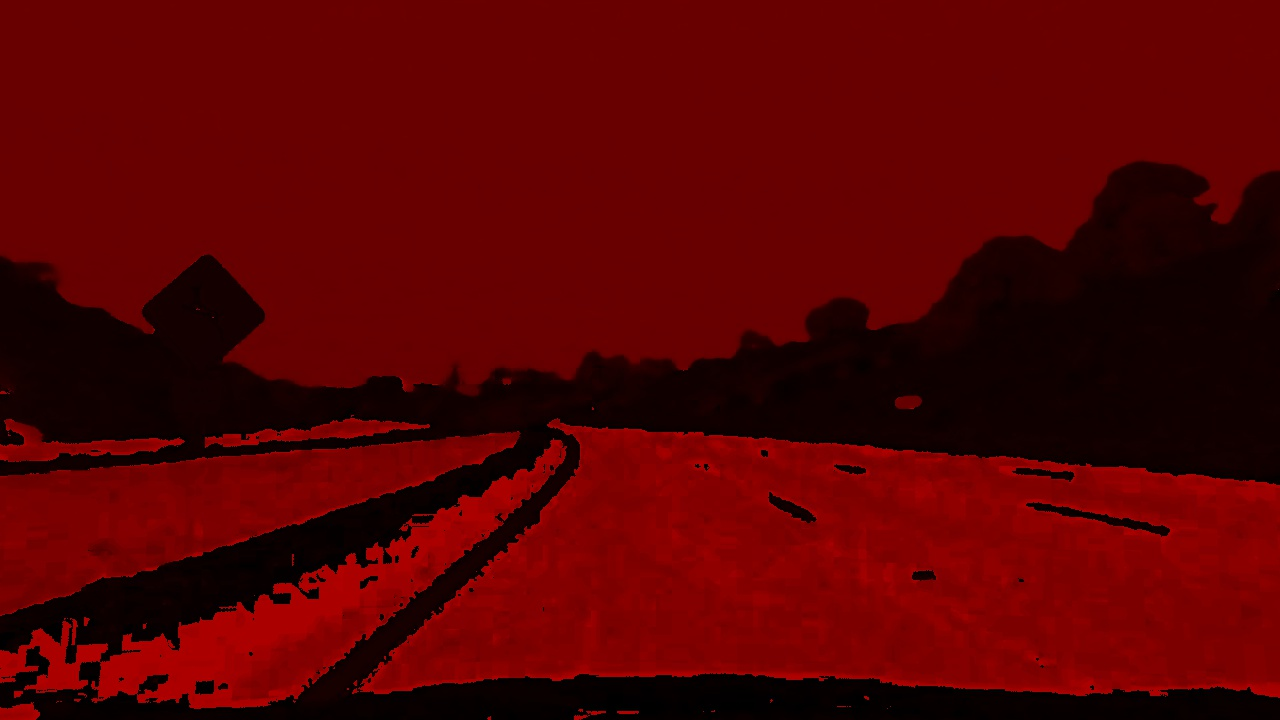
#> input picture examples/channel_h.jpg, 1280 x 720 px; its folder holds only this picture in this run
$ python -i gradient.py   (imports and definitions only)   (older library calls are emulated)
#> lines starting #> are read from the running program, lines starting #| are printed output that depends on the picture; after the words box and inside, x2 and y2 are one past the last pixel; in counts of white or black regions, pixels touching at a corner belong together
import cv2
import numpy as np
import matplotlib.pyplot as plt
import matplotlib.image as mpimg
import glob

class gradient:
    # Every config has 4 parameters (channelIndex, kernel, min_threshold, max_threshold)
    def __init__(self,
                 colorSpace=cv2.COLOR_RGB2HLS,
                 direction=(2, 3,  0.7, 1.3),
                 magnitude=(2, 3, 30, 100),
                 sobelx=(2, 3, 20, 100),
                 sobely=(2, 3, 20, 100)):
        self.sobelx_config = sobelx
        self.sobely_config = sobely
        self.magnitude_config = magnitude
        self.direction_config = direction
        self.colorSpace=colorSpace

    def scaleTo8Bit(self, abs_sobel):
        scaled = np.uint8(255*abs_sobel/np.max(abs_sobel))
        return scaled

    def toBinary(self, scaled, thresh_min, thresh_max):
        binary_output = np.zeros_like(scaled)
        binary_output[((scaled >= thresh_min) & (scaled <= thresh_max))] = 1
        return binary_output

    def abs_sobel_threshold(self, channel, orient='x', sobel_kernel=3, thresh=(0, 255)):
        # Take the derivative in x or y given orient = 'x' or 'y'
#> called with orient = 'x', sobel_kernel = 3, thresh = (20, 100)
        if orient == 'x':
            sobel = cv2.Sobel(channel, cv2.CV_64F, 1, 0, ksize=sobel_kernel)
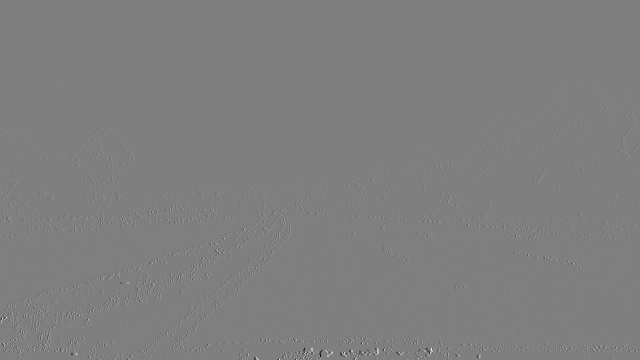
#> sobel: shape (720, 1280) float64 (shown at 1/2 size); min -1020, max 1020, mean 0; drawn with min black and max white
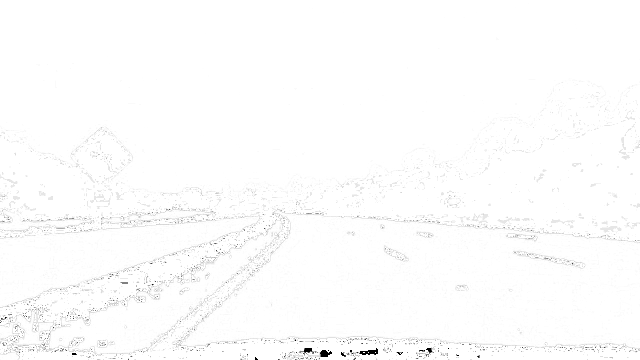
#> channel: shape (720, 1280) (shown at 1/2 size); min 0, max 255, mean 252.8
        else:
            sobel = cv2.Sobel(channel, cv2.CV_64F, 0, 1, ksize=sobel_kernel)

        # Take the absolute value of the derivative or gradient
        abs_sobel = np.absolute(sobel)

        # Convert to binary
        binary_output = self.toBinary(self.scaleTo8Bit(abs_sobel), thresh[0], thresh[1])
#> call 2 of toBinary, with thresh_min = 20, thresh_max = 100
#> in toBinary (call 2), `binary_output[((scaled >= thresh_min) & (scaled <= thresh_max))] = 1`:
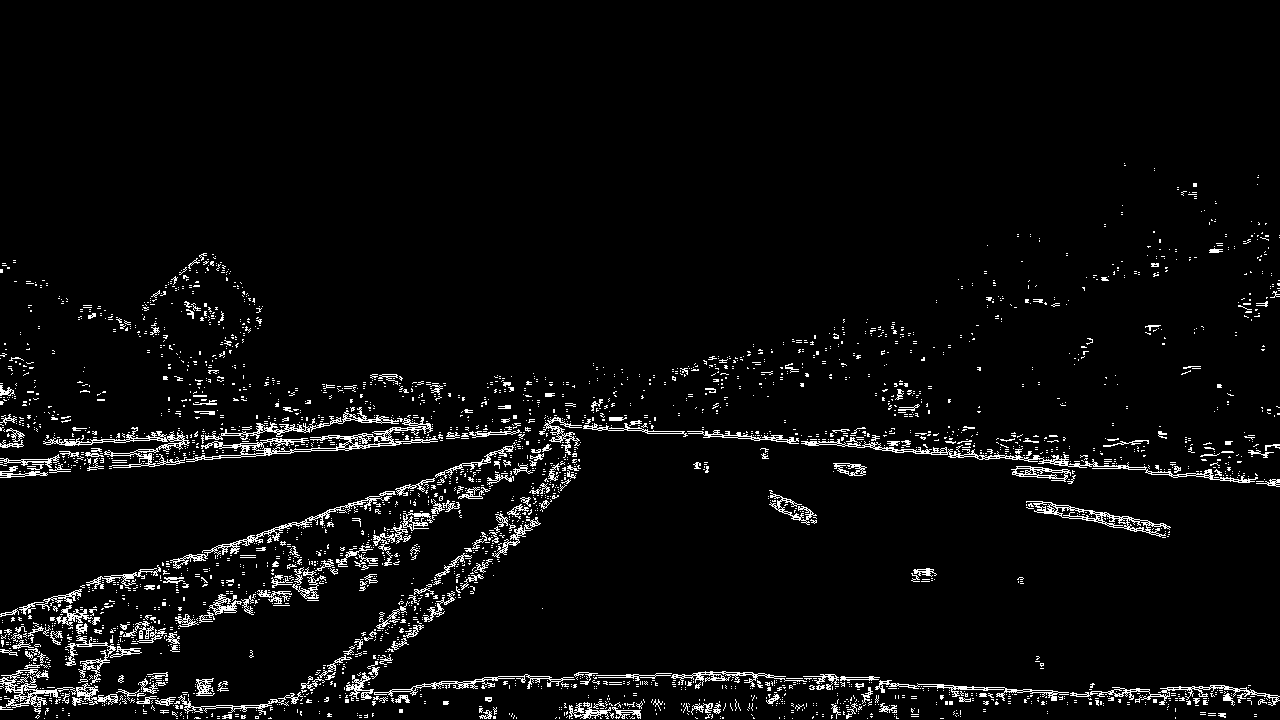
#> binary_output: shape (720, 1280); values 0 (black) and 1 (white), 4.3% white in thin lines or dots, all inside (x1, y1, x2, y2) = (0, 163, 1280, 719)

        return binary_output

    def mag_threshold(self, channel, sobel_kernel=3, thresh=(0, 255)):
        # Take the gradient in x and y separately
#> called with sobel_kernel = 3, thresh = (30, 100)
        sobelx = cv2.Sobel(channel, cv2.CV_64F, 1, 0, ksize=sobel_kernel)
        sobely = cv2.Sobel(channel, cv2.CV_64F, 0, 1, ksize=sobel_kernel)

        # Calculate the magnitude
        abs_sobel_xy = np.sqrt(sobelx**2 + sobely**2)

        # Scale to 8-bit (0 - 255) and convert to type = np.uint8
        scaled_sobel = np.uint8(255*abs_sobel_xy/np.max(abs_sobel_xy))

        # Create a binary mask where mag thresholds are met
        binary_output = np.zeros_like(scaled_sobel)
        binary_output[(scaled_sobel >= thresh[0]) & (scaled_sobel <= thresh[1])] = 1

        return binary_output

    def dir_threshold(self, channel, sobel_kernel=3, thresh=(0, np.pi/2)):
        # Take the gradient in x and y separately
        sobelx = cv2.Sobel(channel, cv2.CV_64F, 1, 0, ksize=sobel_kernel)
        sobely = cv2.Sobel(channel, cv2.CV_64F, 0, 1, ksize=sobel_kernel)

        # Take the absolute value of the x and y gradients
        abs_sobelx = np.absolute(sobelx)
        abs_sobely = np.absolute(sobely)

        # Use np.arctan2(abs_sobely, abs_sobelx) to calculate the direction of the gradient
        gradient_direction = np.arctan2(abs_sobely, abs_sobelx)

        # Create a binary mask where direction thresholds are met
        binary_output = np.zeros_like(gradient_direction)
        binary_output[(gradient_direction>= thresh[0]) & (gradient_direction <=thresh[1])] = 1

        # Return this mask as your binary_output image
        return binary_output

    def executePipeline(self, img):
        img = np.copy(img)

        img_converted = cv2.cvtColor(img, self.colorSpace)

        # Sobel X
        sxbinary = self.abs_sobel_threshold(
            img_converted[:,:,self.sobelx_config[0]], # Set channel
            orient='x',
            sobel_kernel=self.sobelx_config[1],       # Set kernel size
            thresh=(self.sobelx_config[2],            # Set min threshold
                    self.sobelx_config[3]))           # Set min threshold

        # Sobel Y
        sybinary = self.abs_sobel_threshold(
            img_converted[:,:,self.sobely_config[0]],
            orient='y',
            sobel_kernel=self.sobely_config[1],
            thresh=(self.sobely_config[2],
                    self.sobely_config[3]))

        # Magnitude
        mxbinary = self.mag_threshold(
            img_converted[:,:,self.magnitude_config[0]],
            sobel_kernel=self.magnitude_config[1],
            thresh=(self.magnitude_config[2],
                    self.magnitude_config[3]))
#> mxbinary: shape (720, 1280); values 0 (black) and 1 (white), 3.6% white in thin lines or dots, all inside (x1, y1, x2, y2) = (0, 192, 1280, 720)

        # Direction
        dxbinary = self.dir_threshold(
            img_converted[:,:,self.direction_config[0]],
            sobel_kernel=self.direction_config[1],
            thresh=(self.direction_config[2],
                    self.direction_config[3]))
#> dxbinary: shape (720, 1280) float64; values 0 (black) and 1 (white), 11.3% white in thin lines or dots

        combined = np.zeros_like(sxbinary)

        # Combine results
        combined[((sxbinary == 1) & (sybinary == 1)) | ((mxbinary == 1) & (dxbinary == 1))] = 1

        return combined

>>> import cv2
>>> picture = cv2.cvtColor(cv2.imread('../examples/channel_h.jpg'), cv2.COLOR_BGR2RGB)
>>> result = gradient().executePipeline(picture)
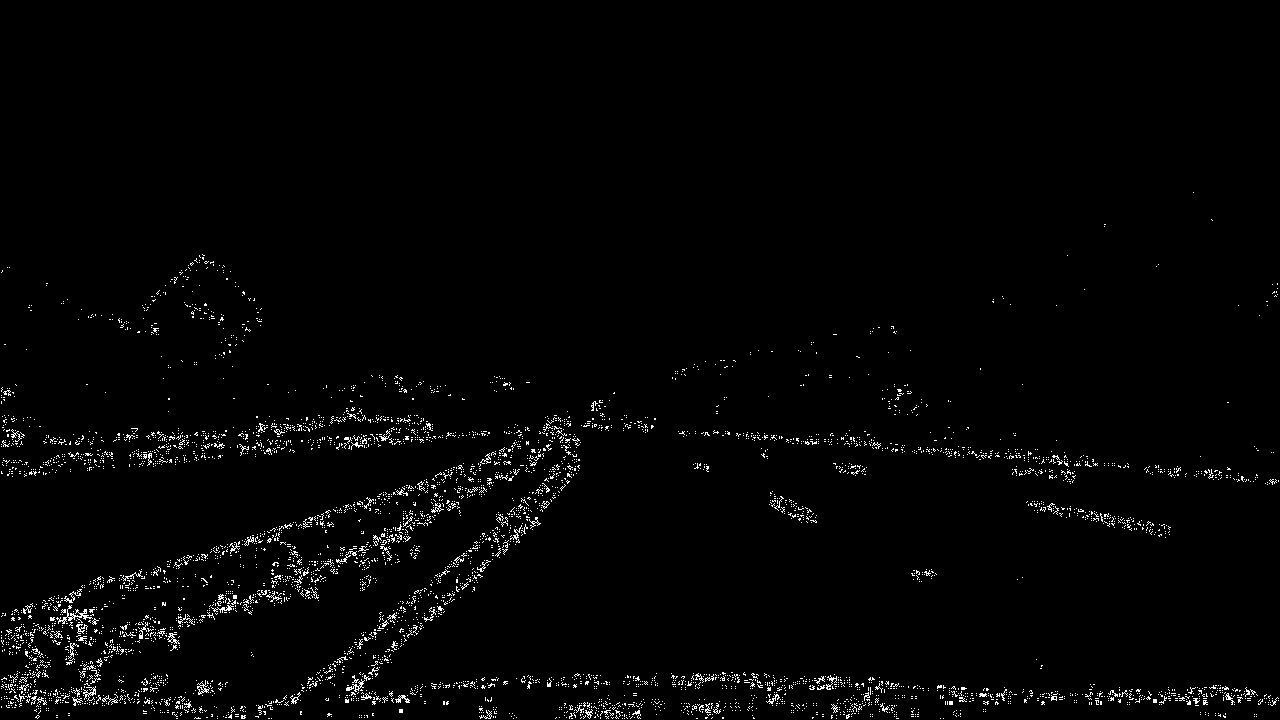
#> result: shape (720, 1280); values 0 (black) and 1 (white), 1.8% white in thin lines or dots, all inside (x1, y1, x2, y2) = (1, 192, 1279, 719)

$ run again, on examples/channel_l.jpg
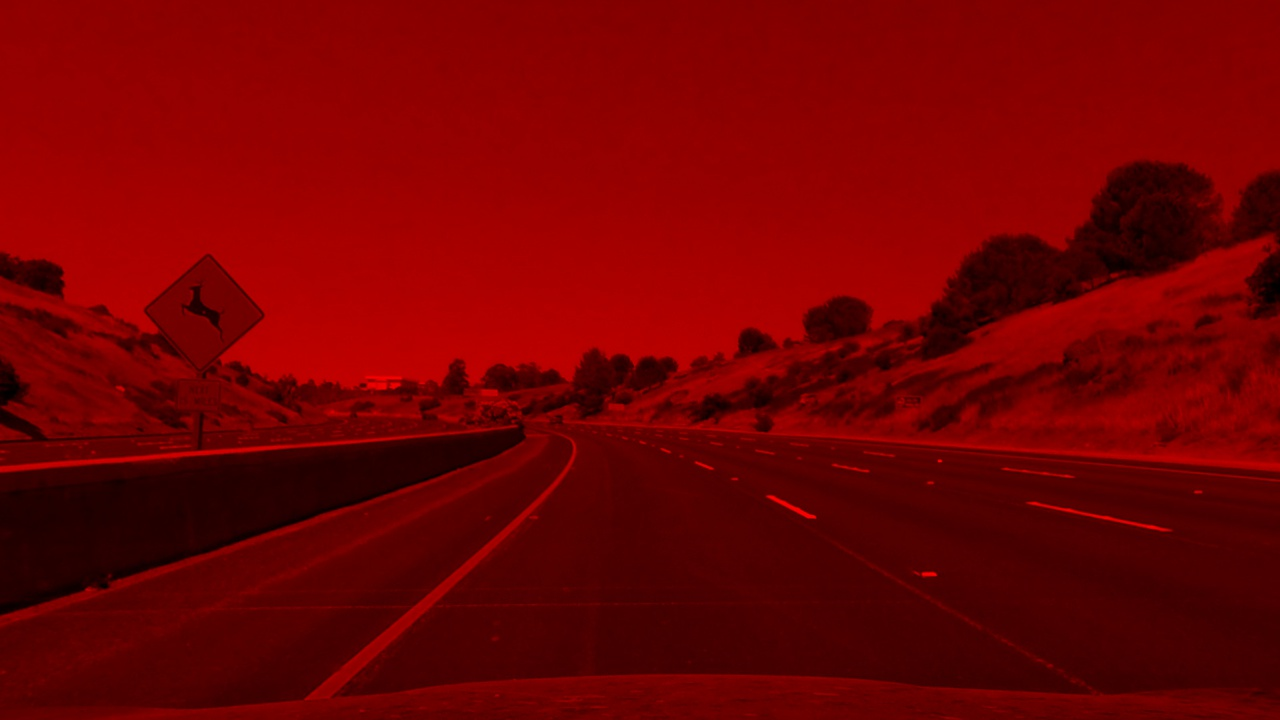
#> input picture examples/channel_l.jpg, 1280 x 720 px
#> img_converted: shape (720, 1280, 3); mean of channels 0, 1, 2 38.6, 57.5, 254.1
#> in toBinary (call 2), `binary_output[((scaled >= thresh_min) & (scaled <= thresh_max))] = 1`:
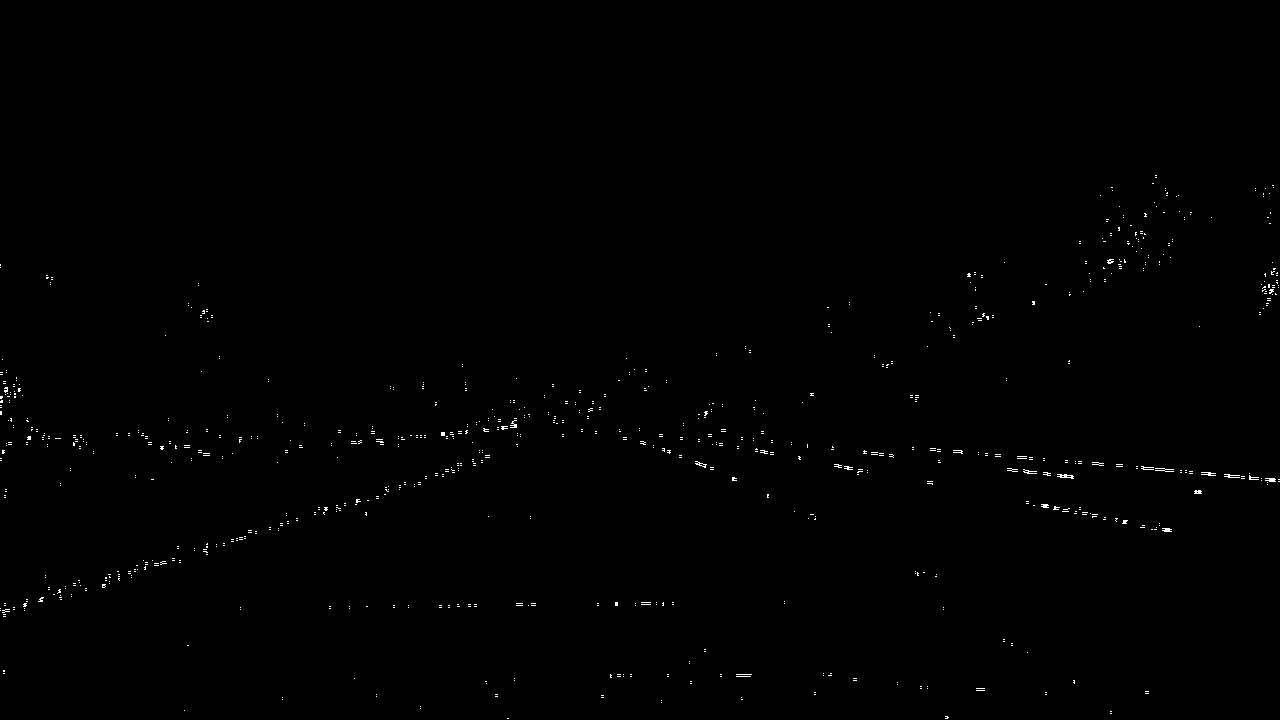
#> binary_output: shape (720, 1280); values 0 (black) and 1 (white), 0.34% white in thin lines or dots, all inside (x1, y1, x2, y2) = (0, 175, 1280, 719)
#> mxbinary: shape (720, 1280); values 0 (black) and 1 (white), 0.05% white in thin lines or dots, all inside (x1, y1, x2, y2) = (0, 193, 1279, 612)
#> in executePipeline, `dxbinary = self.dir_threshold( img_converted[:,:,self.direction_config..`:
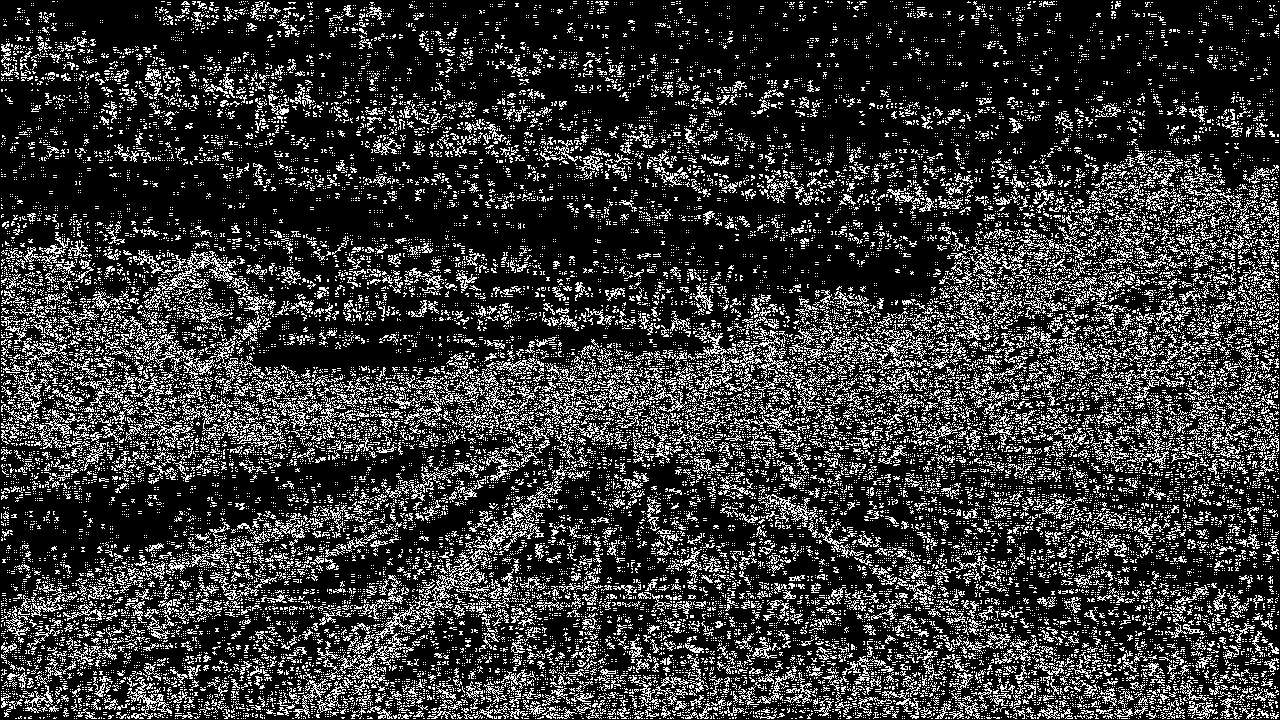
#> dxbinary: shape (720, 1280) float64; values 0 (black) and 1 (white), 21.4% white in thin lines or dots
#> result: shape (720, 1280); values 0 (black) and 1 (white), 0.03% white in thin lines or dots, all inside (x1, y1, x2, y2) = (1, 193, 1279, 672)
